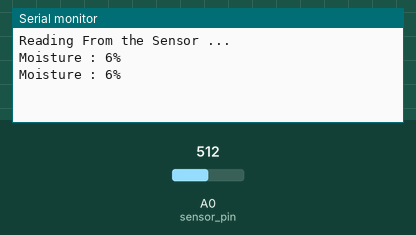
Bench run of a sketch on a simulated Arduino Uno, built with avr-gcc and run on an emulated ATmega328P. Shown: the last lines printed to the serial monitor. The test bench sets the inputs (shaded band); at power-on: A0 (sensor_pin) = 512.

Above: at 3.2 s.
3.3 s: A0 (sensor_pin) set to 716
At 4.6 s:
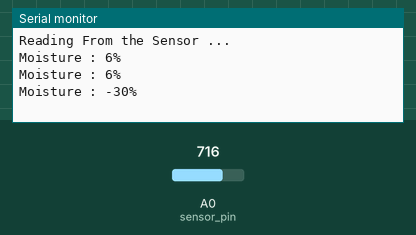
4.8 s: A0 (sensor_pin) set to 900
At 5.5 s:
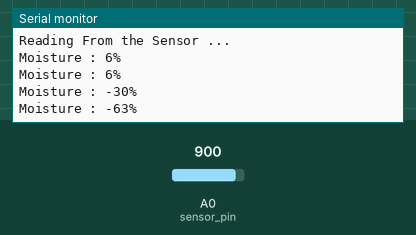
Timing chart, 0 to 7.8 s (numbered marks = the images above; inputs shaded):
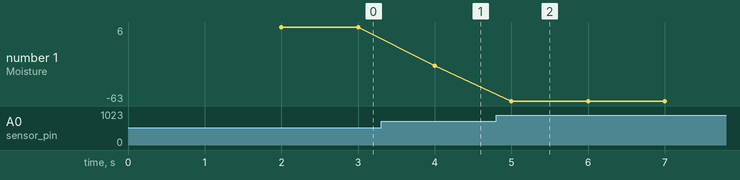

The sketch:

water.ino
```cpp
int sensor_pin = A0;
int output_value ;

void setup() {
  Serial.begin(9600);
  Serial.println("Reading From the Sensor ...");
  delay(2000);
  }

void loop() {

  output_value= analogRead(sensor_pin);
  output_value = map(output_value,550,0,0,100);
  Serial.print("Moisture : ");
  Serial.print(output_value);
  Serial.println("%");
  delay(1000);
  }
```

Measured:
- after the input at 3.3 s, the serial monitor: prints a new line after 0.70 s (image 1)
- after the input at 4.8 s, the serial monitor: prints a new line after 0.20 s (image 2)
- plotted number 1: 6 → -30 after the input at 3.3 s, -30 → -63 after the input at 4.8 s
